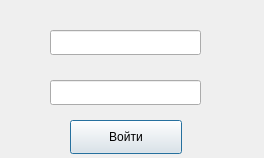
<?xml version="1.0" encoding="UTF-8"?>
<ui version="4.0">
 <class>Dialog</class>
 <widget class="QDialog" name="Dialog">
  <property name="geometry">
   <rect>
    <x>0</x>
    <y>0</y>
    <width>264</width>
    <height>158</height>
   </rect>
  </property>
  <property name="windowTitle">
   <string>Dialog</string>
  </property>
  <widget class="QLineEdit" name="lineEdit">
   <property name="geometry">
    <rect>
     <x>50</x>
     <y>30</y>
     <width>151</width>
     <height>25</height>
    </rect>
   </property>
  </widget>
  <widget class="QLineEdit" name="lineEdit_2">
   <property name="geometry">
    <rect>
     <x>50</x>
     <y>80</y>
     <width>151</width>
     <height>25</height>
    </rect>
   </property>
  </widget>
  <widget class="QPushButton" name="pushButton">
   <property name="geometry">
    <rect>
     <x>70</x>
     <y>120</y>
     <width>112</width>
     <height>34</height>
    </rect>
   </property>
   <property name="text">
    <string>Войти</string>
   </property>
  </widget>
 </widget>
 <resources/>
 <connections/>
</ui>
